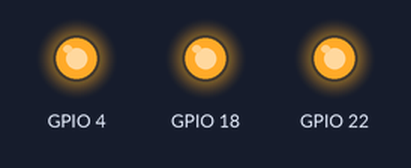
Bench run of a sketch on a simulated ESP32. Shown: output pins drawn as LEDs (lit = HIGH).

Above: at 0.05 s.
At 0.35 s:
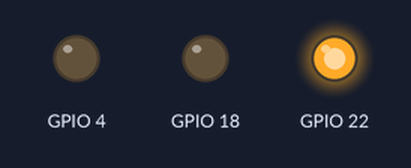
At 1.05 s:
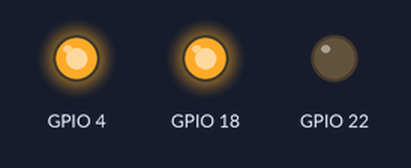
At 2.15 s:
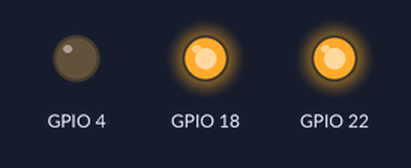
At 3.35 s:
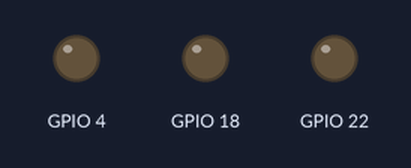
At 4.45 s:
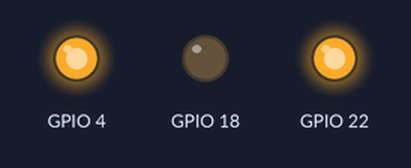
Timing chart, 0 to 4.8 s (numbered marks = the images above):
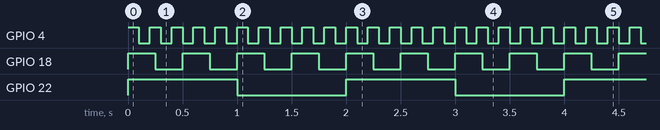

The sketch:

6.3.ino
```cpp
void setup() {

  pinMode(4, OUTPUT);
  pinMode(18, OUTPUT);
  pinMode(22, OUTPUT);

  xTaskCreate(
                    taskOne,          /* Task function. */
                    "TaskOne",        /* String with name of task. */
                    10000,            /* Stack size in bytes. */
                    NULL,             /* Parameter passed as input of the task */
                    1,                /* Priority of the task. */
                    NULL);            /* Task handle. */

  xTaskCreate(
                    taskTwo,          /* Task function. */
                    "TaskTwo",        /* String with name of task. */
                    10000,            /* Stack size in bytes. */
                    NULL,             /* Parameter passed as input of the task */
                    1,                /* Priority of the task. */
                    NULL);            /* Task handle. */

  xTaskCreate(
                    taskThree,        /* Task function. */
                    "TaskThree",      /* String with name of task. */
                    10000,            /* Stack size in bytes. */
                    NULL,             /* Parameter passed as input of the task */
                    1,                /* Priority of the task. */
                    NULL);            /* Task handle. */

}

void loop() {
  //delay(1000);
}

void taskOne( void * parameter )
{

    for( int i = 0; ;){

        digitalWrite(4, HIGH);
        delay(100);
        digitalWrite(4, LOW);
        delay(100);
    }
    vTaskDelete( NULL );

}

void taskTwo( void * parameter)
{

    for( int i = 0; ;){

        digitalWrite(18, HIGH);
        delay(250);
        digitalWrite(18, LOW);
        delay(250);
    }
    vTaskDelete( NULL );

}

void taskThree( void * parameter)
{

    for( int i = 0; ;){

        digitalWrite(22, HIGH);
        delay(1000);
        digitalWrite(22, LOW);
        delay(1000);
    }
    vTaskDelete( NULL );

}
```

Measured:
- by itself, GPIO 4: alternates HIGH for 0.10 s and LOW for 0.10 s
- by itself, GPIO 18: alternates HIGH for 0.25 s and LOW for 0.25 s
- by itself, GPIO 22: alternates HIGH for 1.0 s and LOW for 1.0 s
